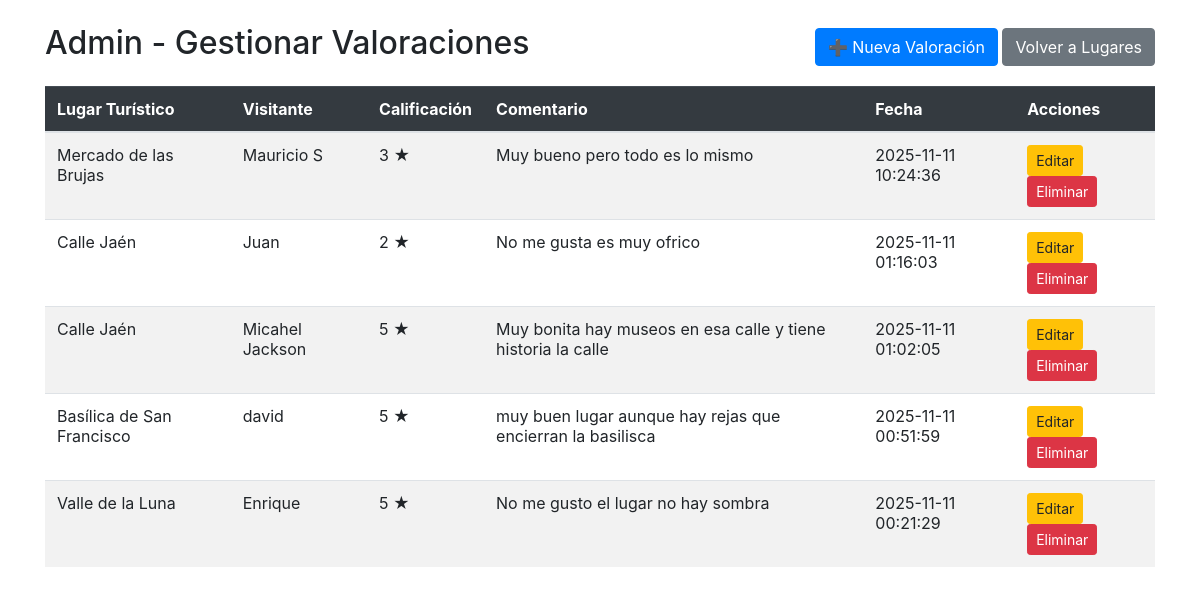
The page /index.php?c=valoraciones&a=ver (signed in) on the database its author committed.
### tables this page shows
CREATE TABLE `valoraciones` (
  `id` int(11) NOT NULL,
  `lugar_id` int(11) NOT NULL,
  `nombre_visitante` varchar(100) DEFAULT NULL,
  `calificacion` int(11) DEFAULT NULL CHECK (`calificacion` between 1 and 5),
  `comentario` text DEFAULT NULL,
  `fecha` datetime DEFAULT current_timestamp(),
  `ip` varchar(45) DEFAULT NULL
);

CREATE TABLE `lugares_turisticos` (
  `id` int(11) NOT NULL,
  `nombre` varchar(100) NOT NULL,
  `descripcion` text NOT NULL,
  `direccion` varchar(200) NOT NULL,
  `zona` varchar(50) NOT NULL,
  `categoria_id` int(11) NOT NULL,
  `telefono` varchar(20) DEFAULT NULL,
  `horario` varchar(50) DEFAULT NULL,
  `precio` decimal(10,2) DEFAULT 0.00
);

### controllers/Valoraciones.php (called while the page is built, shortened)
<?php
class ValoracionesController {
    public function __construct(){
        require_once "models/ValoracionesModel.php";
    }
    public function ver(){
        $valoraciones_model = new Valoraciones_model();
        $data["titulo"] = "Admin - Gestionar Valoraciones";
        $data["valoraciones"] = $valoraciones_model->obtener_ultimas(999);
        require_once "views/valoraciones/valoraciones_admin.php";
    }
}
?>

### config/database.php (called while the page is built)
<?php
	class Conectar {
		public static function conexion(){
			$conexion = new mysqli("localhost", "root", "", "turismo_la_paz_simple");
			return $conexion;
		}
	}
?>

### models/ValoracionesModel.php (called while the page is built, shortened)
<?php
class Valoraciones_model {
    private $db;
    public function __construct(){
        require_once 'config/database.php';
        $this->db = Conectar::conexion();
    }
    public function obtener_ultimas($limite = 10){
        $limite = (int)$limite;
        $sql = "SELECT v.*, l.nombre as lugar_nombre
                FROM valoraciones v
                JOIN lugares_turisticos l ON v.lugar_id = l.id
                ORDER BY v.fecha DESC
                LIMIT $limite";
        $resultado = $this->db->query($sql);
        $valoraciones = array();
        while($row = $resultado->fetch_assoc()){
            $valoraciones[] = $row;
        }
        return $valoraciones;
    }
}
?>

### views/valoraciones/valoraciones_admin.php (the view, shortened to what this page needs)
<link rel="stylesheet" href="assets/css/bootstrap.min.css"> <div class="container mt-4">
    <div class="d-flex justify-content-between align-items-center mb-3">
        <h2><?php echo $data['titulo']; ?></h2>
        <div>
            <a href="index.php?c=valoraciones&a=nuevo" class="btn btn-primary">➕ Nueva Valoración</a>
            <a href="index.php?c=lugares" class="btn btn-secondary">Volver a Lugares</a>
        </div>
    </div>
    <table class="table table-striped table-hover">
        <thead class="table-dark">
            <tr>
                <th>Lugar Turístico</th>
                <th>Visitante</th>
                <th>Calificación</th>
                <th>Comentario</th>
                <th>Fecha</th>
                <th>Acciones</th>
            </tr>
        </thead>
        <tbody>
            <?php foreach($data["valoraciones"] as $v): ?>
                <tr>
                    <td><?php echo $v['lugar_nombre']; ?></td>
                    <td><?php echo $v['nombre_visitante']; ?></td>
                    <td><?php echo $v['calificacion']; ?> ★</td>
                    <td><?php echo $v['comentario']; ?></td>
                    <td><?php echo $v['fecha']; ?></td>
                    <td>
                        <a href="index.php?c=valoraciones&a=editar&id=<?php echo $v["id"]; ?>"
                           class="btn btn-warning btn-sm">Editar</a>
                        <a href="index.php?c=valoraciones&a=eliminar&id=<?php echo $v["id"]; ?>"
                           class="btn btn-danger btn-sm"
                           onclick="return confirm('¿Seguro que desea eliminar esta valoración?');">Eliminar</a>
                    </td>
                </tr>
            <?php endforeach; ?>
        </tbody>
    </table>
</div>

### rows shown on the page
valoraciones: lugar.nombre "Mercado de las Brujas", nombre_visitante "Mauricio S", calificacion "3", comentario "Muy bueno pero todo es lo mismo", fecha "2025-11-11 10:24:36"
valoraciones: lugar.nombre "Calle Jaén", nombre_visitante "Juan", calificacion "2", comentario "No me gusta es muy ofrico", fecha "2025-11-11 01:16:03"
valoraciones: lugar.nombre "Calle Jaén", nombre_visitante "Micahel Jackson", calificacion "5", comentario "Muy bonita hay museos en esa calle y tiene historia la calle", fecha "2025-11-11 01:02:05"
valoraciones: lugar.nombre "Basílica de San Francisco", nombre_visitante "david", calificacion "5", comentario "muy buen lugar aunque hay rejas que encierran la basilisca", fecha "2025-11-11 00:51:59"
valoraciones: lugar.nombre "Valle de la Luna", nombre_visitante "Enrique", calificacion "5", comentario "No me gusto el lugar no hay sombra", fecha "2025-11-11 00:21:29"

### other values the page prints
$data['titulo'] "Admin - Gestionar Valoraciones"
